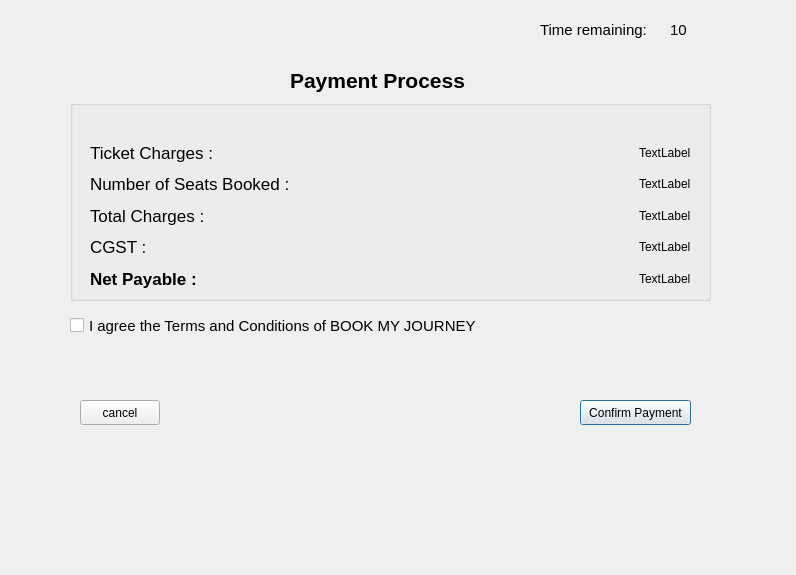
<?xml version="1.0" encoding="UTF-8"?>
<ui version="4.0">
 <class>PaymentDialog</class>
 <widget class="QDialog" name="PaymentDialog">
  <property name="geometry">
   <rect>
    <x>0</x>
    <y>0</y>
    <width>796</width>
    <height>575</height>
   </rect>
  </property>
  <property name="windowTitle">
   <string>Dialog</string>
  </property>
  <widget class="QLabel" name="label">
   <property name="geometry">
    <rect>
     <x>290</x>
     <y>60</y>
     <width>181</width>
     <height>41</height>
    </rect>
   </property>
   <property name="font">
    <font>
     <pointsize>16</pointsize>
     <weight>75</weight>
     <bold>true</bold>
    </font>
   </property>
   <property name="text">
    <string>Payment Process</string>
   </property>
  </widget>
  <widget class="QGroupBox" name="groupBox">
   <property name="geometry">
    <rect>
     <x>70</x>
     <y>100</y>
     <width>641</width>
     <height>201</height>
    </rect>
   </property>
   <property name="title">
    <string/>
   </property>
   <widget class="QWidget" name="verticalLayoutWidget">
    <property name="geometry">
     <rect>
      <x>20</x>
      <y>40</y>
      <width>471</width>
      <height>151</height>
     </rect>
    </property>
    <layout class="QVBoxLayout" name="verticalLayout">
     <item>
      <widget class="QLabel" name="label_2">
       <property name="font">
        <font>
         <pointsize>13</pointsize>
        </font>
       </property>
       <property name="text">
        <string>Ticket Charges :</string>
       </property>
      </widget>
     </item>
     <item>
      <widget class="QLabel" name="label_3">
       <property name="font">
        <font>
         <pointsize>13</pointsize>
        </font>
       </property>
       <property name="text">
        <string>Number of Seats Booked :</string>
       </property>
      </widget>
     </item>
     <item>
      <widget class="QLabel" name="label_4">
       <property name="font">
        <font>
         <pointsize>13</pointsize>
        </font>
       </property>
       <property name="text">
        <string>Total Charges :</string>
       </property>
      </widget>
     </item>
     <item>
      <widget class="QLabel" name="label_5">
       <property name="font">
        <font>
         <pointsize>13</pointsize>
        </font>
       </property>
       <property name="text">
        <string>CGST :</string>
       </property>
      </widget>
     </item>
     <item>
      <widget class="QLabel" name="label_6">
       <property name="font">
        <font>
         <pointsize>13</pointsize>
         <weight>75</weight>
         <bold>true</bold>
        </font>
       </property>
       <property name="text">
        <string>Net Payable :</string>
       </property>
      </widget>
     </item>
    </layout>
   </widget>
   <widget class="QWidget" name="verticalLayoutWidget_2">
    <property name="geometry">
     <rect>
      <x>500</x>
      <y>40</y>
      <width>121</width>
      <height>151</height>
     </rect>
    </property>
    <layout class="QVBoxLayout" name="verticalLayout_2">
     <item alignment="Qt::AlignRight">
      <widget class="QLabel" name="label_7">
       <property name="text">
        <string>TextLabel</string>
       </property>
      </widget>
     </item>
     <item alignment="Qt::AlignRight">
      <widget class="QLabel" name="label_8">
       <property name="text">
        <string>TextLabel</string>
       </property>
      </widget>
     </item>
     <item alignment="Qt::AlignRight">
      <widget class="QLabel" name="label_9">
       <property name="text">
        <string>TextLabel</string>
       </property>
      </widget>
     </item>
     <item alignment="Qt::AlignRight">
      <widget class="QLabel" name="label_10">
       <property name="text">
        <string>TextLabel</string>
       </property>
      </widget>
     </item>
     <item alignment="Qt::AlignRight">
      <widget class="QLabel" name="label_11">
       <property name="text">
        <string>TextLabel</string>
       </property>
      </widget>
     </item>
    </layout>
   </widget>
  </widget>
  <widget class="QCheckBox" name="checkBox">
   <property name="geometry">
    <rect>
     <x>70</x>
     <y>310</y>
     <width>481</width>
     <height>31</height>
    </rect>
   </property>
   <property name="font">
    <font>
     <pointsize>11</pointsize>
    </font>
   </property>
   <property name="text">
    <string>I agree the Terms and Conditions of BOOK MY JOURNEY</string>
   </property>
  </widget>
  <widget class="QPushButton" name="pushButton">
   <property name="geometry">
    <rect>
     <x>580</x>
     <y>400</y>
     <width>111</width>
     <height>25</height>
    </rect>
   </property>
   <property name="text">
    <string>Confirm Payment</string>
   </property>
  </widget>
  <widget class="QPushButton" name="pushButton_2">
   <property name="geometry">
    <rect>
     <x>80</x>
     <y>400</y>
     <width>80</width>
     <height>25</height>
    </rect>
   </property>
   <property name="text">
    <string>cancel</string>
   </property>
  </widget>
  <widget class="QLabel" name="label_time">
   <property name="geometry">
    <rect>
     <x>670</x>
     <y>20</y>
     <width>54</width>
     <height>20</height>
    </rect>
   </property>
   <property name="font">
    <font>
     <pointsize>11</pointsize>
    </font>
   </property>
   <property name="text">
    <string>10</string>
   </property>
  </widget>
  <widget class="QLabel" name="label_12">
   <property name="geometry">
    <rect>
     <x>540</x>
     <y>20</y>
     <width>121</width>
     <height>20</height>
    </rect>
   </property>
   <property name="font">
    <font>
     <pointsize>11</pointsize>
    </font>
   </property>
   <property name="text">
    <string>Time remaining:</string>
   </property>
  </widget>
 </widget>
 <resources/>
 <connections/>
</ui>
